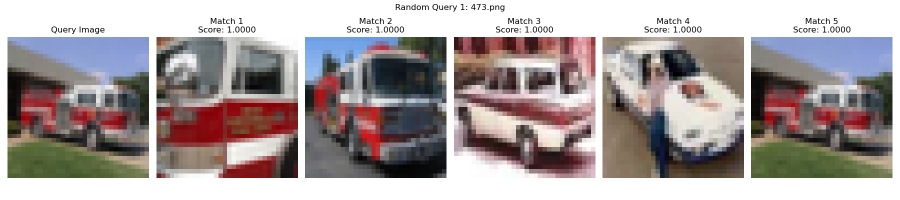
#> input picture lab2_image_retrieval/results/random_query_1.png, 1800 x 400 px, given as the content of the folder photo, which was not available (shown at 1/2 size)
$ python query_examples.py
#> lines starting #> are read from the running program, lines starting #| are printed output that depends on the picture; pictures that were not available may be replaced by others from this repository, and a replacement may not be noted
### lab2_image_retrieval/feature_extractor.py
#!/usr/bin/env python3
import cv2
import os
import numpy as np
import pickle
from tqdm import tqdm

class FeatureExtractor:
    """
    A class to extract SIFT features from images.
    """

    def __init__(self, max_features=500):
        """
        Initialize the feature extractor with SIFT.

        Args:
            max_features: Maximum number of features to extract per image
        """
        self.detector = cv2.SIFT_create(nfeatures=max_features)
        self.max_features = max_features

    def extract_features(self, image):
        """
        Extract SIFT features from a given image.

        Args:
            image: Input image (numpy array or path to image file)

        Returns:
            tuple: (keypoints, descriptors)
        """
        if isinstance(image, str):
            # Load image if a path is provided
            image = cv2.imread(image, cv2.IMREAD_GRAYSCALE)
            if image is None:
                return None, None
        elif len(image.shape) == 3:
            # Convert to grayscale if color image
            image = cv2.cvtColor(image, cv2.COLOR_BGR2GRAY)

        # Extract keypoints and descriptors
        keypoints, descriptors = self.detector.detectAndCompute(image, None)

        if keypoints is None or len(keypoints) == 0:
            return None, None

        return keypoints, descriptors

    def extract_from_file(self, image_path):
        """
        Extract features from an image file.

        Args:
            image_path: Path to the image file

        Returns:
            tuple: (keypoints, descriptors)
        """
        try:
            image = cv2.imread(image_path, cv2.IMREAD_GRAYSCALE)
            if image is None:
                print(f"Warning: Could not read image {image_path}")
                return None, None

            return self.extract_features(image)
        except Exception as e:
            print(f"Error extracting features from {image_path}: {e}")
            return None, None

    def batch_extract_from_directory(self, directory, save_path=None, force_recompute=False):
        """
        Extract features from all images in a directory.

        Args:
            directory: Directory containing image files
            save_path: Path to save the extracted features
            force_recompute: Whether to force recomputation of features

        Returns:
            dict: Dictionary mapping image paths to (keypoints, descriptors) tuples
        """
        # Check if features have already been computed and saved
        if save_path and os.path.exists(save_path) and not force_recompute:
            print(f"Loading pre-computed features from {save_path}")
            try:
                with open(save_path, 'rb') as f:
                    features = pickle.load(f)
                return features
            except Exception as e:
                print(f"Error loading features from {save_path}: {e}")
                print("Recomputing features...")

        features = {}
        image_files = [os.path.join(directory, f) for f in os.listdir(directory)
                      if f.lower().endswith(('.png', '.jpg', '.jpeg'))]

        if not image_files:
            print(f"No image files found in {directory}")
            return features

        print(f"Extracting features from {len(image_files)} images...")
        valid_feature_count = 0

        for image_path in tqdm(image_files, desc="Processing images"):
            keypoints, descriptors = self.extract_from_file(image_path)

            if keypoints is not None and descriptors is not None:
                # Convert keypoints to a pickleable format
                keypoints_pickleable = self._keypoints_to_pickleable(keypoints)
                features[image_path] = (keypoints_pickleable, descriptors)
                valid_feature_count += 1

        print(f"Processed {len(image_files)} images, {valid_feature_count} had valid feature descriptors")

        # Save features if a save path is provided
        if save_path and valid_feature_count > 0:
            os.makedirs(os.path.dirname(save_path) if os.path.dirname(save_path) else '.', exist_ok=True)
            with open(save_path, 'wb') as f:
                pickle.dump(features, f)
            print(f"Features saved to {save_path}")

        return features

    def get_all_descriptors(self, features):
        """
        Get all descriptors from a features dictionary.

        Args:
            features: Dictionary mapping image paths to (keypoints, descriptors) tuples

        Returns:
            numpy.ndarray: All descriptors concatenated
        """
        if not features:
            return np.array([])

        all_descriptors = []
        for kp, desc in features.values():
            if desc is not None and desc.shape[0] > 0:
                all_descriptors.append(desc)

        if not all_descriptors:
            return np.array([])

        return np.vstack(all_descriptors)

    def _keypoints_to_pickleable(self, keypoints):
        """
        Convert cv2.KeyPoint objects to a pickleable format.

        Args:
            keypoints: List of cv2.KeyPoint objects

        Returns:
            list: List of dictionaries representing keypoints
        """
        return [{
            'pt': (kp.pt[0], kp.pt[1]),
            'size': kp.size,
            'angle': kp.angle,
            'response': kp.response,
            'octave': kp.octave,
            'class_id': kp.class_id
        } for kp in keypoints]

    # [36 lines left out: function _pickleable_to_keypoints, not called in this run]

# 示例用法
# [20 lines that do not run on import are left out]

### lab2_image_retrieval/image_retrieval_system.py
#!/usr/bin/env python3
import os
import numpy as np
import cv2
import pickle
import time
from tqdm import tqdm
import matplotlib.pyplot as plt
from feature_extractor import FeatureExtractor
from visual_dictionary import VisualDictionary
from bow_representation import BagOfWords

class ImageRetrievalSystem:
    """
    Image Retrieval System that uses SIFT features and hierarchical clustering
    for visual dictionary construction.
    """

    def __init__(self, vocab_size=200, linkage='ward', affinity='euclidean'):
        """
        Initialize the image retrieval system.

        Args:
            vocab_size: Size of the visual dictionary (number of visual words)
            linkage: Linkage criteria for hierarchical clustering ('ward', 'complete', 'average', 'single')
            affinity: Distance metric for clustering and similarity calculations
        """
        self.vocab_size = vocab_size
        self.linkage = linkage
        self.affinity = affinity

        # Initialize feature extractor (SIFT)
        self.feature_extractor = None

        # Paths for saving intermediate files
        self.features_path = f"features/sift_features.pkl"
        self.dictionary_path = f"features/visual_dictionary_sift_{vocab_size}.pkl"
        self.bow_model_path = f"features/bow_model_sift_{vocab_size}.pkl"

        # Data structures
        self.features = {}  # {image_path: (keypoints, descriptors)}
        self.visual_dictionary = None
        self.bow_model = None

        # Status flags
        self._features_loaded = False
        self._dictionary_built = False
        self._bow_computed = False

    def setup(self, data_dir="photo", max_features=500, force_recompute=False):
        """
        Setup the image retrieval system by extracting features, building dictionary,
        and computing BoW representations.

        Args:
            data_dir: Directory containing the images
            max_features: Maximum number of features to extract per image
            force_recompute: Force recomputation of all components

        Returns:
            bool: True if setup was successful, False otherwise
        """
        print("Setting up Image Retrieval System...")

        # Initialize feature extractor
        self.feature_extractor = FeatureExtractor(max_features=max_features)

        # Extract features from images
        if not self._extract_features_from_directory(data_dir, force_recompute):
            print("Error: Failed to extract or load features")
            return False

        # Build visual dictionary
        if not self._build_dictionary(force_recompute):
            print("Error: Failed to build or load visual dictionary")
            return False

        # Compute BoW representations
        if not self._compute_bow_representations(force_recompute):
            print("Error: Failed to compute or load BoW representations")
            return False

        print("Image Retrieval System setup completed successfully")
        return True

    def is_ready(self):
        """
        Check if the system is fully set up and ready for queries.

        Returns:
            bool: True if the system is ready, False otherwise
        """
        return self._features_loaded and self._dictionary_built and self._bow_computed

    def _extract_features_from_directory(self, directory, force_recompute=False):
        """
        Extract SIFT features from all images in the directory.

        Args:
            directory: Directory containing images
            force_recompute: Force recomputation of features

        Returns:
            bool: True if successful, False otherwise
        """
        try:
            print(f"Extracting SIFT features from images in {directory}...")
            start_time = time.time()

            # Extract features
            self.features = self.feature_extractor.batch_extract_from_directory(
                directory=directory,
                save_path=self.features_path,
                force_recompute=force_recompute
            )

            if not self.features:
                print("Warning: No features extracted or loaded")
                self._features_loaded = False
                return False

            self._features_loaded = True
            print(f"Features extracted/loaded in {time.time() - start_time:.2f} seconds")
            return True

        except Exception as e:
            print(f"Error extracting features: {e}")
            self._features_loaded = False
            return False

    def _build_dictionary(self, force_recompute=False):
        """
        Build a visual dictionary using hierarchical clustering.

        Args:
            force_recompute: Force recomputation of the dictionary

        Returns:
            bool: True if successful, False otherwise
        """
        try:
            # Skip if features haven't been loaded
            if not self._features_loaded:
                print("Error: Features must be loaded before building dictionary")
                return False

            # Check if dictionary already exists
            if os.path.exists(self.dictionary_path) and not force_recompute:
                print(f"Loading pre-computed visual dictionary from {self.dictionary_path}")
                try:
                    self.visual_dictionary = VisualDictionary.load(self.dictionary_path)
                    self._dictionary_built = True
                    return True
                except Exception as e:
                    print(f"Error loading dictionary: {e}")
                    print("Will recompute the dictionary")

            print(f"Building visual dictionary with {self.vocab_size} words...")
            start_time = time.time()

            # Get all descriptors from the features
            all_descriptors = self.feature_extractor.get_all_descriptors(self.features)

            if all_descriptors.shape[0] == 0:
                print("Warning: No valid descriptors found to build dictionary. Dictionary building skipped.")
                self._dictionary_built = False
                return False

            # Build the dictionary
            self.visual_dictionary = VisualDictionary(
                vocab_size=self.vocab_size,
                linkage=self.linkage,
                affinity=self.affinity
            )

            # Fit the dictionary
            self.visual_dictionary.fit(all_descriptors, verbose=True)

            # Save the dictionary
            self.visual_dictionary.save(self.dictionary_path)

            self._dictionary_built = True
            print(f"Visual dictionary built in {time.time() - start_time:.2f} seconds")
            return True

        except Exception as e:
            print(f"Error building visual dictionary: {e}")
            self._dictionary_built = False
            return False

    # [124 lines left out: functions _compute_bow_representations, query_image_path, display_query_results, not called in this run]

# Example usage
# [11 lines that do not run on import are left out]

### lab2_image_retrieval/visual_dictionary.py
#!/usr/bin/env python3
import numpy as np
import pickle
import os
from sklearn.cluster import AgglomerativeClustering
from sklearn.preprocessing import StandardScaler
from tqdm import tqdm
import time

class VisualDictionary:
    """使用层次聚类方法构建视觉词典"""

    def __init__(self, vocab_size=1000, linkage='ward', affinity='euclidean'):
        """
        初始化视觉词典构建器

        参数:
            vocab_size: 视觉词典大小（聚类数量）
            linkage: 层次聚类连接方法，如'ward'、'complete'、'average'、'single'
            affinity: 距离度量方法，如'euclidean'、'manhattan'、'cosine'
        """
        self.vocab_size = vocab_size
        self.linkage = linkage
        self.affinity = affinity
        self.clusterer = None
        self.visual_words = None
        self.scaler = StandardScaler()  # 用于特征标准化，提高聚类质量

    def fit(self, descriptors, sample_size=None, verbose=True):
        """
        使用特征描述符构建视觉词典

        参数:
            descriptors: 特征描述符数组，形状(N, d)
            sample_size: 采样用于聚类的描述符数量，None表示使用全部
            verbose: 是否显示进度信息

        返回:
            self: 训练好的视觉词典实例
        """
        if descriptors.shape[0] == 0:
            raise ValueError("描述符数组为空，无法构建词典")

        n_samples, n_features = descriptors.shape

        if verbose:
            print(f"收集到 {n_samples} 个特征描述符，每个维度 {n_features}")

        # 如果描述符数量太多，进行随机采样
        if sample_size and n_samples > sample_size:
            if verbose:
                print(f"随机采样 {sample_size} 个描述符用于构建词典")
            indices = np.random.choice(n_samples, sample_size, replace=False)
            descriptors_sampled = descriptors[indices]
        else:
            descriptors_sampled = descriptors

        # 标准化描述符
        if verbose:
            print("标准化描述符...")
        descriptors_scaled = self.scaler.fit_transform(descriptors_sampled)

        # 使用层次聚类构建词典
        if verbose:
            print(f"使用层次聚类({self.linkage})构建大小为{self.vocab_size}的视觉词典...")
            start_time = time.time()

        self.clusterer = AgglomerativeClustering(
            n_clusters=self.vocab_size,
            linkage=self.linkage,
            affinity=self.affinity
        )

        cluster_labels = self.clusterer.fit_predict(descriptors_scaled)

        if verbose:
            elapsed = time.time() - start_time
            print(f"聚类完成，用时 {elapsed:.2f} 秒")

        # 为每个聚类计算中心（视觉单词）
        if verbose:
            print("计算视觉单词（聚类中心）...")

        self.visual_words = np.zeros((self.vocab_size, n_features))

        for i in range(self.vocab_size):
            # 找到属于当前聚类的所有描述符
            cluster_descriptors = descriptors_sampled[cluster_labels == i]

            if len(cluster_descriptors) > 0:
                # 计算平均值作为聚类中心
                self.visual_words[i] = np.mean(cluster_descriptors, axis=0)
            else:
                # 如果聚类为空（这种情况不应该发生），使用随机描述符
                self.visual_words[i] = descriptors_sampled[np.random.randint(0, len(descriptors_sampled))]

        return self

    # [60 lines left out: functions save, load, get_visual_words, not called in this run]

# 示例用法
# [35 lines that do not run on import are left out]

### lab2_image_retrieval/query_examples.py
#!/usr/bin/env python3
import os
import numpy as np
import matplotlib.pyplot as plt
import matplotlib
matplotlib.use('Agg')  # Use non-interactive backend
import cv2
import random
import time
from image_retrieval_system import ImageRetrievalSystem

# [127 lines left out: functions display_query_results, query_random_images, query_specific_images, not called in this run]

def main():
    # Create results directory if it doesn't exist
    os.makedirs("results", exist_ok=True)

    print("Loading Image Retrieval System...")
    # Create system with default parameters
    system = ImageRetrievalSystem(vocab_size=200)

    # Setup system (will load pre-computed features, dictionary, and BoW model)
    system.setup(data_dir="photo", max_features=500)
#> in extract_from_file, `image = cv2.imread(image_path, cv2.IMREAD_GRAYSCALE)`:
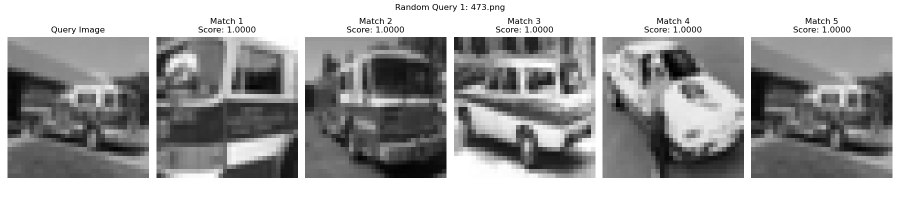
#> image: shape (400, 1800) (shown at 1/2 size); min 0, max 255, mean 160.7
#> in extract_features, `keypoints, descriptors = self.detector.detectAndCompute(image, None)`: keypoints = 500 keypoints; strongest (x, y, size): (1621, 37, 2.1), (431, 37, 2.1), (1324, 37, 2.1), (729, 37, 2.1)
#> in batch_extract_from_directory, `keypoints_pickleable = self._keypoints_to_pickleable(keypoints)`: keypoints_pickleable = 500 items
#> in _extract_features_from_directory, `self.features = self.feature_extractor.batch_extract_from_directory( d..`: self.features = 1 item
#> the loop in get_all_descriptors, `for kp, desc in features.values():` made 1 pass
#> in get_all_descriptors, `return np.vstack(all_descriptors)`:
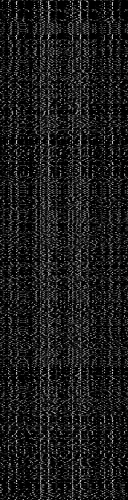
#> returned value: shape (500, 128) float32; min 0, max 215, mean 27.3
#| 收集到 500 个特征描述符，每个维度 128

    # Ensure the system is ready
    if not system.is_ready():
        print("Error: System is not fully set up. Please run with --force-recompute first.")
        return

    # Query with random images
    print("\nPerforming random queries...")
    query_random_images(system, data_dir="photo", num_queries=5, top_k=5)

    # Let user select their own images to query if desired
    print("\nTo query with specific images, modify the script to add your chosen images.")
    print("Example:")
    print("  query_specific_images(system, [")
    print("      'photo/image1.png',")
    print("      'photo/image2.png',")
    print("      'photo/image3.png'")
    print("  ])")

if __name__ == "__main__":
    main()

$ run again, on lab2_image_retrieval/results/random_query_5.png
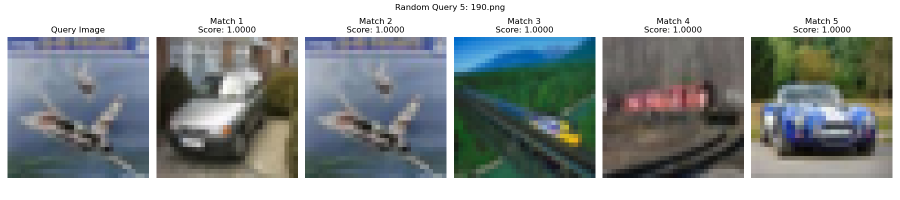
#> input picture lab2_image_retrieval/results/random_query_5.png, 1800 x 400 px, given as the content of the folder photo, which was not available (shown at 1/2 size)
#> in extract_from_file, `image = cv2.imread(image_path, cv2.IMREAD_GRAYSCALE)`:
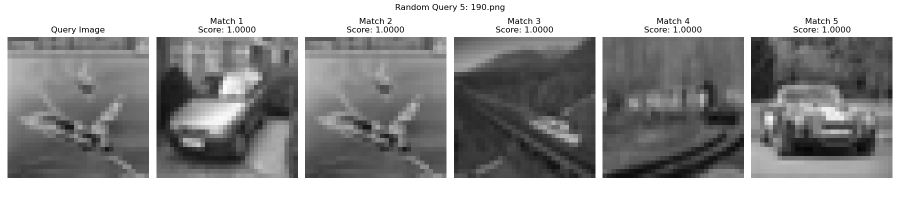
#> image: shape (400, 1800) (shown at 1/2 size); min 0, max 255, mean 151.7
#> in extract_features, `keypoints, descriptors = self.detector.detectAndCompute(image, None)`: keypoints = 500 keypoints; strongest (x, y, size): (1026, 37, 2.1), (1324, 37, 2.1), (1621, 37, 2.1), (729, 37, 2.1)
#> keypoints_pickleable = 500 items
#> self.features = 1 item
#> the loop in get_all_descriptors, `for kp, desc in features.values():` made 1 pass
#> in get_all_descriptors, `return np.vstack(all_descriptors)`:
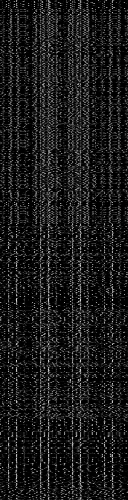
#> returned value: shape (500, 128) float32; min 0, max 216, mean 26.5
#| 收集到 500 个特征描述符，每个维度 128
